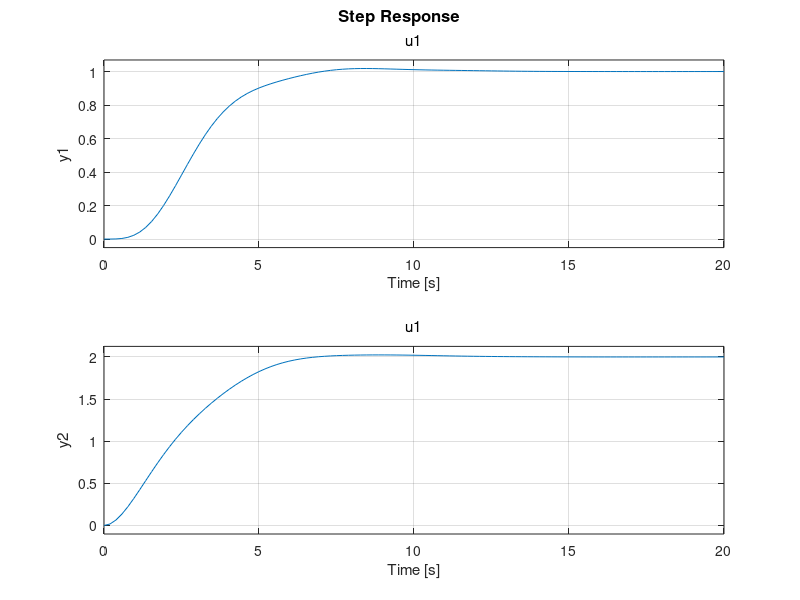
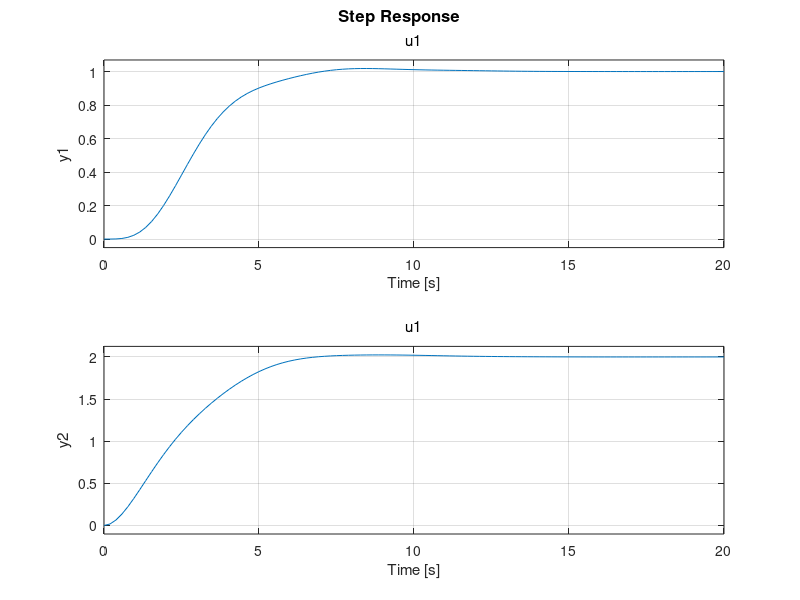

These figures' MATLAB source, in order: (Note: this script raises an error after producing the figures.)
clc
clear
close all

%Punto 1
k1=1;
k2=1;
b=1;
m=1;
B=1;
R=1;
J=1;
%matrices
A=[0 1 0 0;
  -(k1+k2)/m -b/m k2*R/m 0;
  0 0 0 1;
  k2*R/J 0 -k2*R^2/J -B/J];
Bs=[0 0 0 1/J]';
C=[1 0 0 0; 0 0 1 0]; %Grupo 2
D=[];
sisG2=ss(A,Bs,C,D);
C=[1 0 0 0; 0 0 R 0]; %Grupo 4
sisG4=ss(A,Bs,C,D);

figure
step(sisG2)
figure
step(sisG4)

%Punto2 G2
ks=1;
ki=0.68;
kb=0.68;
A=200;
Ra=5;
La=0.1;
Jm=0.00136;
Jc=0.136;
fc=0.136;
n1=1;
n2=10;

num=ki*ks*A*(n1/n2);
den=[(Jm*La+La*Jc*(n1/n2)^2) (La*fc*(n1/n2)^2+((n1/n2)^2*Jc+Jm)*Ra) (Ra*fc*(n1/n2)^2+ki*kb) ki*ks*A*(n1/n2)];
figure
step(num,den)

%Punto2 G4

ki=1;
kb=1;
Ra=1;
Jm=1;
M=1;
R=2;
bg=4;
bm=1;
n2=10;
n1=1;

num=ki*bg*R*(n1/n2);
den=[(Jm*M*R^2*Ra) (Ra*(M*R^2*bm+Jm*bg+M*R^2*bg*(n1/n2)^2)+ki*kb*M*R^2) (Ra*bm*bg+kb*bg*ki) 0];
h=tf(num,den);
figure
step(h)
xlim([0 10])
